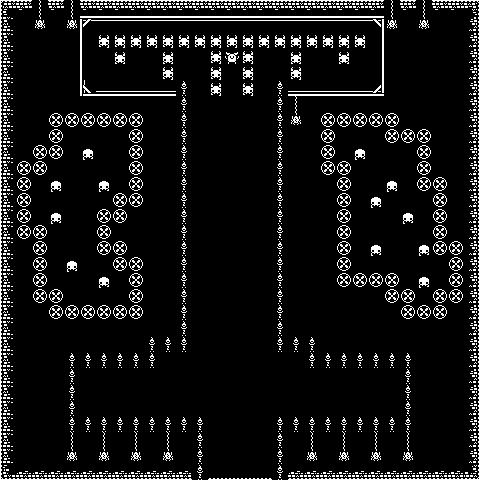

A 2D game scene composited from a Tiled map and its tileset images. What follows is a short description and the map's XML, with each tile layer's data collapsed to a summary:
An orthogonal 30x30 tile map with 16x16 px tiles, 2 tile layers (Background, Camada de Blocos 2), 2 tilesets.

<map version="1.10" tiledversion="1.11.2" orientation="orthogonal" renderorder="right-down" width="30" height="30" tilewidth="16" tileheight="16" infinite="0" nextlayerid="3" nextobjectid="1">
 <tileset firstgid="1" name="monochrome_tilemap_packed" tilewidth="16" tileheight="16" tilecount="40" columns="8">
  <image source="../BossTiles/monochrome_tilemap_packed.png" width="128" height="80" />
 </tileset>
 <tileset firstgid="41" name="monochrome_tilemap_packed1" tilewidth="16" tileheight="16" tilecount="400" columns="20">
  <image source="../BossTiles/monochrome_tilemap_packed1.png" width="320" height="320" />
  <tile id="180">
   <properties>
    <property name="solid" type="int" value="1" />
   </properties>
  </tile>
  <tile id="181">
   <properties>
    <property name="solid" type="int" value="1" />
   </properties>
  </tile>
  <tile id="182">
   <properties>
    <property name="solid" type="int" value="1" />
   </properties>
  </tile>
  <tile id="195">
   <properties>
    <property name="solid" type="int" value="1" />
   </properties>
  </tile>
  <tile id="196">
   <properties>
    <property name="solid" type="int" value="1" />
   </properties>
  </tile>
  <tile id="197">
   <properties>
    <property name="solid" type="int" value="1" />
   </properties>
  </tile>
  <tile id="200">
   <properties>
    <property name="solid" type="int" value="1" />
   </properties>
  </tile>
  <tile id="201">
   <properties>
    <property name="solid" type="int" value="1" />
   </properties>
  </tile>
  <tile id="202">
   <properties>
    <property name="solid" type="int" value="1" />
   </properties>
  </tile>
  <tile id="215">
   <properties>
    <property name="solid" type="int" value="1" />
   </properties>
  </tile>
  <tile id="217">
   <properties>
    <property name="solid" type="int" value="1" />
   </properties>
  </tile>
  <tile id="220">
   <properties>
    <property name="solid" type="int" value="1" />
   </properties>
  </tile>
  <tile id="221">
   <properties>
    <property name="solid" type="int" value="1" />
   </properties>
  </tile>
  <tile id="222">
   <properties>
    <property name="solid" type="int" value="1" />
   </properties>
  </tile>
  <tile id="235">
   <properties>
    <property name="solid" type="int" value="1" />
   </properties>
  </tile>
  <tile id="236">
   <properties>
    <property name="solid" type="int" value="1" />
   </properties>
  </tile>
  <tile id="237">
   <properties>
    <property name="solid" type="int" value="1" />
   </properties>
  </tile>
  <tile id="248">
   <properties>
    <property name="solid" type="int" value="1" />
   </properties>
  </tile>
  <tile id="275">
   <properties>
    <property name="solid" type="int" value="1" />
   </properties>
  </tile>
  <tile id="276">
   <properties>
    <property name="solid" type="int" value="1" />
   </properties>
  </tile>
  <tile id="277">
   <properties>
    <property name="solid" type="int" value="1" />
   </properties>
  </tile>
  <tile id="295">
   <properties>
    <property name="solid" type="int" value="1" />
   </properties>
  </tile>
  <tile id="297">
   <properties>
    <property name="solid" type="int" value="1" />
   </properties>
  </tile>
  <tile id="305">
   <properties>
    <property name="battle" type="int" value="1" />
   </properties>
  </tile>
  <tile id="315">
   <properties>
    <property name="solid" type="int" value="1" />
   </properties>
  </tile>
  <tile id="316">
   <properties>
    <property name="solid" type="int" value="1" />
   </properties>
  </tile>
  <tile id="317">
   <properties>
    <property name="solid" type="int" value="1" />
   </properties>
  </tile>
  <tile id="340">
   <properties>
    <property name="solid" type="int" value="1" />
   </properties>
  </tile>
  <tile id="341">
   <properties>
    <property name="solid" type="int" value="1" />
   </properties>
  </tile>
  <tile id="342">
   <properties>
    <property name="solid" type="int" value="1" />
   </properties>
  </tile>
  <tile id="343">
   <properties>
    <property name="solid" type="int" value="1" />
   </properties>
  </tile>
  <tile id="369">
   <properties>
    <property name="solid" type="int" value="1" />
   </properties>
  </tile>
 </tileset>
 <layer id="1" name="Background" width="30" height="30">
  <data>[900 cells, 900 non-empty, 12 distinct tile ids]</data>
 </layer>
 <layer id="2" name="Camada de Blocos 2" width="30" height="30">
  <data>[900 cells, 244 non-empty, 12 distinct tile ids]</data>
 </layer>
</map>
